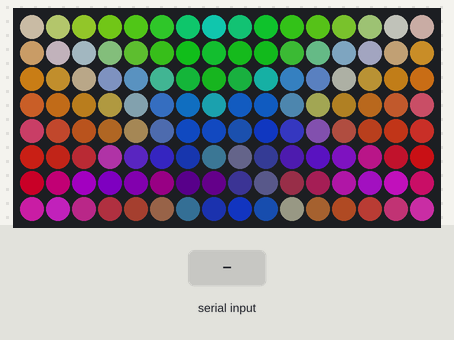
Recording of a sketch running on a simulated Arduino Uno, built with avr-gcc and run on an emulated ATmega328P. On the bench: 16×8 RGB LED matrix (first LED top left, wired row by row). Inputs (shaded band) come from the test bench. Dim RGB values are drawn brighter than linear.

Above: at 1.2 s.
1.3 s: "2\n" received over Serial
At 1.76 s:
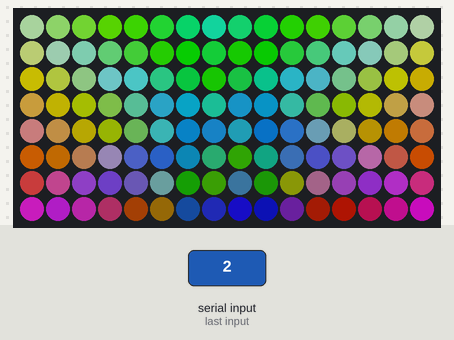
4.3 s: "0\n" received over Serial
At 4.61 s:
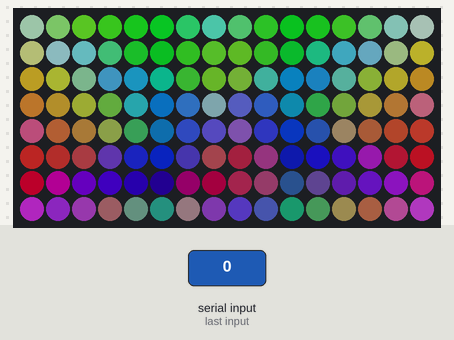
7.2 s: "1\n" received over Serial
At 7.46 s:
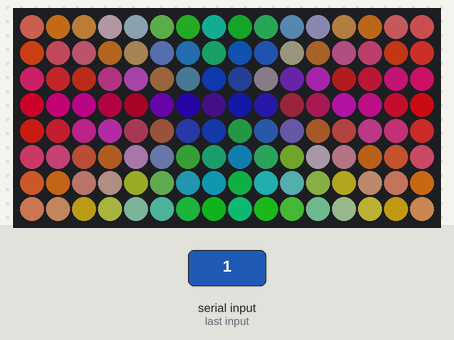
10.2 s: byte 10 ('\n') received over Serial
At 12.21 s:
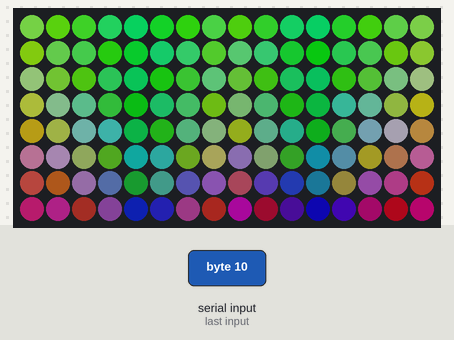
13.2 s: "r\n" received over Serial
At 13.47 s:
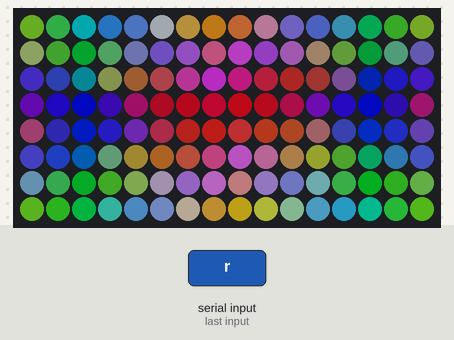
16.2 s: "r\n" received over Serial
At 16.64 s:
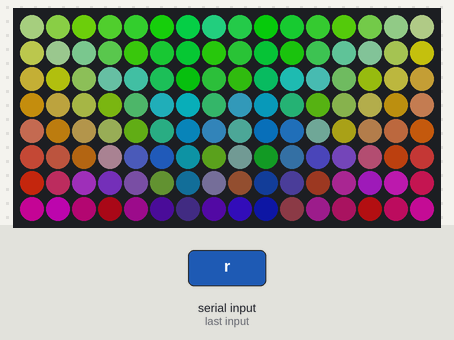

Measured:
- after the input at 1.3 s, the LEDs: change after 0.31 s (image 1)
- after the input at 4.3 s, the LEDs: change after 0.16 s (image 2)
- after the input at 10.2 s, the LEDs: first differ from a run without the input after 1.9 s (image 4)
- after the input at 16.2 s, the LEDs: change after 0.28 s (image 6)

The sketch:

jellyfish_1_serial.ino
```cpp
#include <Adafruit_NeoPixel.h>
#ifdef __AVR__
#include <avr/power.h>
#endif

#define PIN 6

#define DEBUG false

Adafruit_NeoPixel strip = Adafruit_NeoPixel(128, PIN, NEO_GRB + NEO_KHZ800);

int rows = 8;
int columns = 16;

int ledsPerColumn = rows;
int ledsPerRow = columns;

double arcPercentPerColumn = 1 / 16.0;

int getColumn(int led) {
  return led / ledsPerColumn;
}
double getAngle(int led) {
  return getColumn(led) * arcPercentPerColumn;
}


double height[] = {
  0.125, 0.25, 0.375, 0.50, 0.625, 0.75, 0.875, 1.00,
  1.00, 0.875, 0.75, 0.625, 0.50, 0.375, 0.25, 0.125,
  0.125, 0.25, 0.375, 0.50, 0.625, 0.75, 0.875, 1.00,
  1.00, 0.875, 0.75, 0.625, 0.50, 0.375, 0.25, 0.125,
  0.125, 0.25, 0.375, 0.50, 0.625, 0.75, 0.875, 1.00,
  1.00, 0.875, 0.75, 0.625, 0.50, 0.375, 0.25, 0.125,
  0.125, 0.25, 0.375, 0.50, 0.625, 0.75, 0.875, 1.00,
  1.00, 0.875, 0.75, 0.625, 0.50, 0.375, 0.25, 0.125,
  0.125, 0.25, 0.375, 0.50, 0.625, 0.75, 0.875, 1.00,
  1.00, 0.875, 0.75, 0.625, 0.50, 0.375, 0.25, 0.125,
  0.125, 0.25, 0.375, 0.50, 0.625, 0.75, 0.875, 1.00,
  1.00, 0.875, 0.75, 0.625, 0.50, 0.375, 0.25, 0.125,
  0.125, 0.25, 0.375, 0.50, 0.625, 0.75, 0.875, 1.00,
  1.00, 0.875, 0.75, 0.625, 0.50, 0.375, 0.25, 0.125,
  0.125, 0.25, 0.375, 0.50, 0.625, 0.75, 0.875, 1.00,
  1.00, 0.875, 0.75, 0.625, 0.50, 0.375, 0.25, 0.125

};


double getHeight(int led) {

  return height[led];

}


double radii[] = {
  0.25, 0.50, 0.75, 1.0, 1.0, 0.75, 0.50, 0.25,
  0.50, 0.75, 1.0, 1.0, 0.75, 0.50, 0.25, 0.25,
  0.50, 0.25, 0.25, 0.50, 0.75, 1.0, 1.0, 0.75,
  1.0, 1.0, 0.75, 0.50, 0.25, 0.25, 0.50, 0.75,
  1.0, 0.75, 0.50, 0.25, 0.25, 0.50, 0.75, 1.0,
  0.75, 0.50, 0.25, 0.25, 0.50, 0.75, 1.0, 1.0,
  0.75, 1.0, 1.0, 0.75, 0.50, 0.25, 0.25, 0.50,
  0.25, 0.25, 0.50, 0.75, 1.0, 1.0, 0.75, 0.50,
  0.50, 0.75, 1.0, 1.0, 0.75, 0.50, 0.25, 0.25,
  0.50, 0.25, 0.25, 0.50, 0.75, 1.0, 1.0, 0.75,
  1.0, 1.0, 0.75, 0.50, 0.25, 0.25, 0.50, 0.75,
  1.0, 0.75, 0.50, 0.25, 0.25, 0.50, 0.75, 1.0,
  0.75, 0.50, 0.25, 0.25, 0.50, 0.75, 1.0, 1.0,
  0.75, 1.0, 1.0, 0.75, 0.50, 0.25, 0.25, 0.50,
  0.25, 0.25, 0.50, 0.75, 1.0, 1.0, 0.75, 0.50,
  0.25, 0.50, 0.75, 1.0, 1.0, 0.75, 0.50, 0.25

};


double getRadius(int led) {
  return radii[led];
}


int effectMaxDuration[] = {5000, 7000, 3000};
int effectMinDuration[] = {1000, 1000, 1000};
int effectDuration[] = {5000, 7000, 3000};
long effectStart[] = {0, 0, 0};

double effectProgress[] = {0.0, 0.0, 0.0};

String inputString = "";         // a string to hold incoming data
boolean stringComplete = false;  // whether the string is complete

void setup() {
  // This is for Trinket 5V 16MHz, you can remove these three lines if you are not using a Trinket
#if defined (__AVR_ATtiny85__)
  if (F_CPU == 16000000) clock_prescale_set(clock_div_1);
#endif
  // End of trinket special code
  inputString.reserve(200);
  Serial.begin(9600);
  strip.begin();
  strip.show(); // Initialize all pixels to 'off'
}


void loop() {

  serialEvent();

  long currentMs = millis();

  for (int effect = 0 ; effect < 3; effect++) {

    if (currentMs > ( effectStart[effect] + effectDuration[effect]) ) {
      effectStart[effect] = currentMs;
    }

    if (effectDuration[effect] < effectMaxDuration[effect]) {
      effectDuration[effect]++;
    }

    long msRemaining = (effectDuration[effect] + effectStart[effect]) - currentMs;

    double percentRemaining = msRemaining / (double)effectDuration[effect];


      effectProgress[effect] = abs(sin(percentRemaining * TWO_PI));


  }


  /*
    if (DEBUG) {
    Serial.print( " currentMs:" );
  Serial.print( currentMs );
  Serial.print( " effectStart:" );
  Serial.print( effectStart );
  Serial.print( " msRemaining:" );
  Serial.print( msRemaining );
  Serial.print( " effectProgress:" );
  Serial.print( effectProgress );
  Serial.println();
    }
  */

  for (uint16_t i = 0; i < strip.numPixels(); i++) {


    strip.setPixelColor(i,
                        128 * abs(effectProgress[0] - getHeight(i)),
                        128 * abs(effectProgress[1] - getAngle(i)),
                        128 * abs(effectProgress[2] - getRadius(i))
                       );

  }

  strip.show();

  delay(1);

  if (DEBUG) delay(100);
}

void serialEvent() {
  while (Serial.available()) {
    // get the new byte:
    char inChar = (char)Serial.read();
    // add it to the inputString:
    inputString += inChar;
    // if the incoming character is a newline, set a flag
    // so the main loop can do something about it:
    if (inChar == '\n') {
      stringComplete = true;
    }
  }

  if (stringComplete) {
    stringComplete = false;
    switch (inputString[0])
    {
      case 'r' :
        for (int effect = 0 ; effect < 3; effect++) {
          effectStart[effect] = millis();
        }
        break;
      case '0':
        effectStart[0] = millis();
        effectDuration[0] = effectMinDuration[0];
        break;
      case '1':
        effectStart[1] = millis();
        effectDuration[1] = effectMinDuration[1];
        break;
      case '2':
        effectStart[2] = millis();
        effectDuration[2] = effectMinDuration[2];
        break;
    }


    inputString = "";
  }

  return;
}
```
